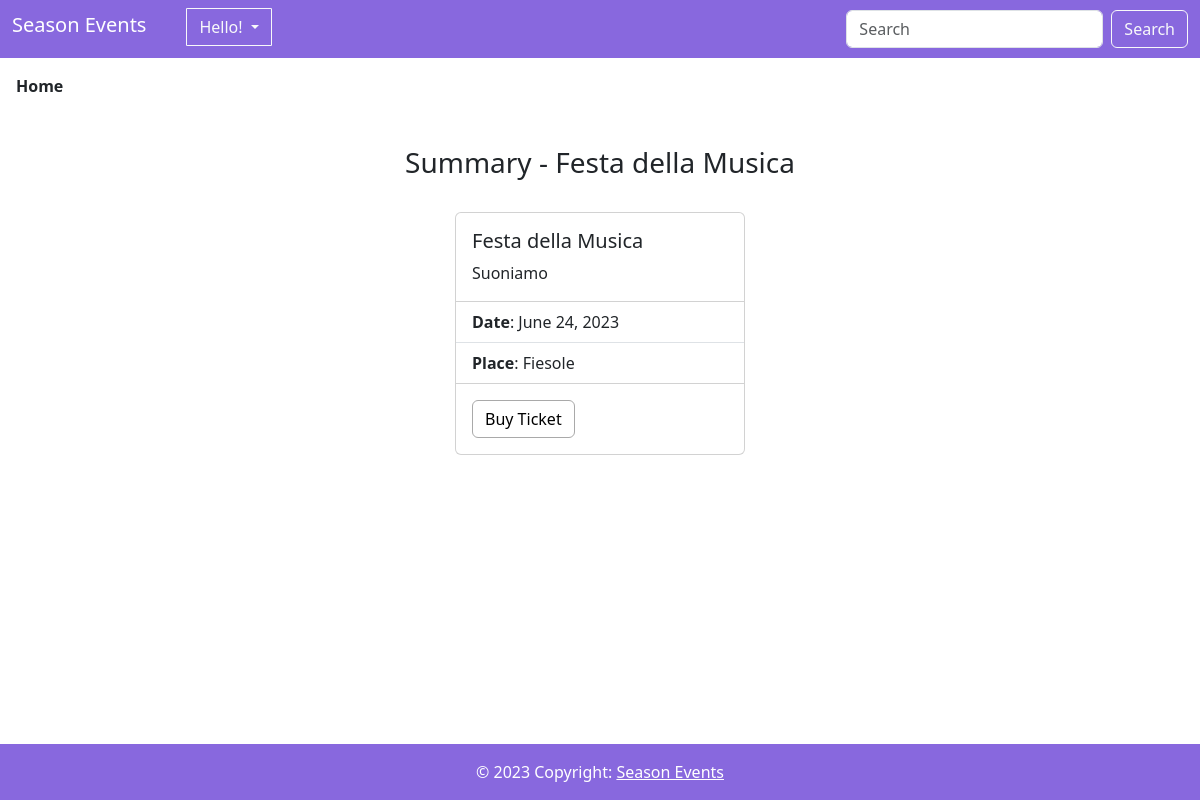
Page /event_registration/Festa della Musica/ on the committed database.
### event/models.py (models this page shows, shortened)
class Event(models.Model):
    title = models.CharField(max_length=100, primary_key=True)
    description = models.TextField()
    date = models.DateField()
    time = models.TimeField(default=datetime.time)
    location = models.CharField(max_length=100)
    program = models.TextField(default='Not Available')
    ticket_price = models.DecimalField(max_digits=8, decimal_places=2, default=0)
    image = models.ImageField(upload_to=event_image_upload_path, null=True, blank=True)
    category = models.ManyToManyField('EventCategory')
    participants = models.ManyToManyField(User, related_name="events_participants")
    creator = models.ForeignKey(User, on_delete=models.CASCADE, related_name='events_created')
    max_seats = models.PositiveIntegerField()
    available_seats = models.PositiveIntegerField()

### event/views.py (the view)
# urls.py: path('event_registration/<str:title>/', views.event_registration, name='event_registration'),
def event_registration(request, title):
    event = get_object_or_404(Event, title=title)
    return render(request, 'event_registration.html', {'event': event})

### templates/event_registration.html (shortened to what this page needs)
{% extends "base.html" %}
{% block content %}
    <h3 class="mt-5 text-center">Summary - {{ event.title }}</h3>
    <div class="d-flex justify-content-center align-self-center">
        <div class="card mt-4">
            <div class="card-body" style="width: 18rem;">
                <h5 class="card-title">{{ event.title }}</h5>
                <p class="card-text">{{ event.description }}</p>
            </div>
             <ul class="list-group list-group-flush">
                <li class="list-group-item">
                    <b>Date</b>: {{ event.date }}
                </li>
                <li class="list-group-item">
                    <b>Place</b>: {{ event.location }}
                </li>
             </ul>
            <div class="card-body">
                <a href="{% url 'event:payment'%}" class="btn btn-style" >
                    Buy Ticket </a>
            </div>
        </div>
    </div>
{% endblock %}

### templates/base.html (style rules this page uses)
body { margin-bottom: 60px; }
.btn-style { border-color:darkgrey; outline-color: darkgrey; color: black; }

### rows in the picture
Event: title "Festa della Musica", description "Suoniamo", date "June 24, 2023", location "Fiesole"
